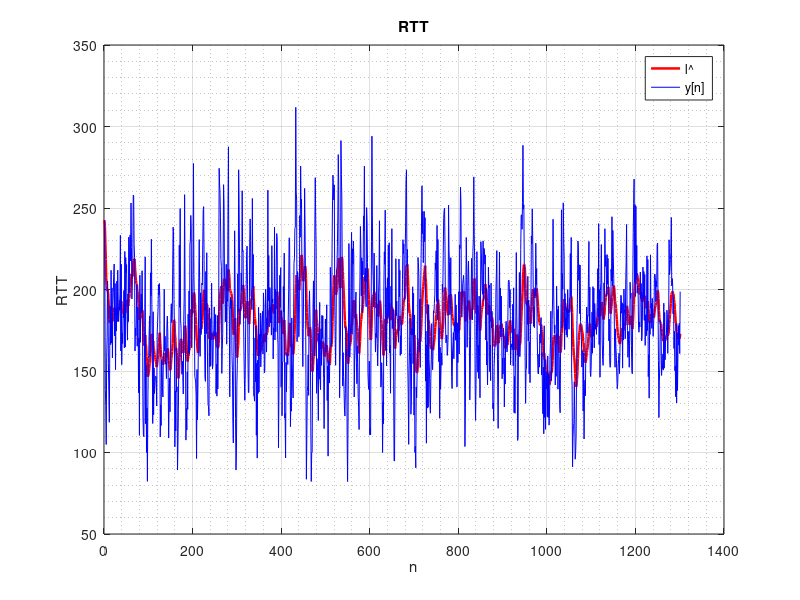
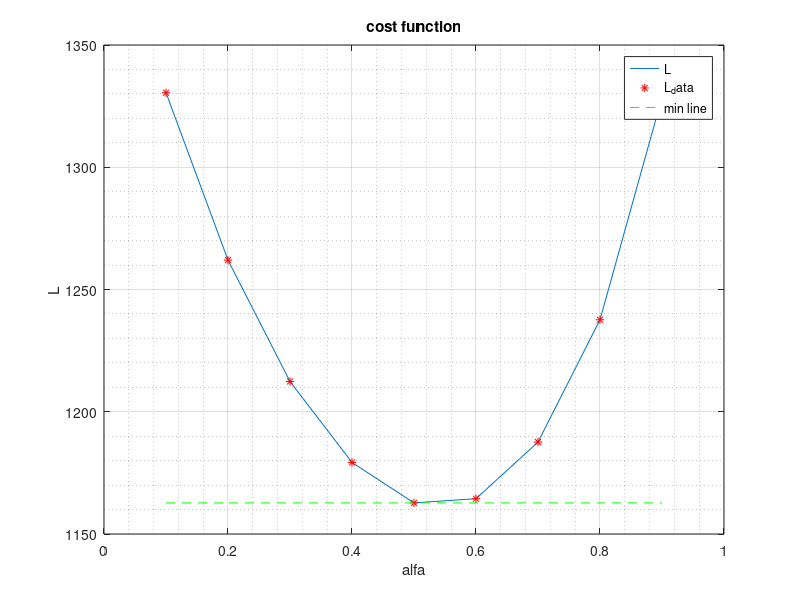

The MATLAB source for these figures, in order:
%%
clear
clc
close all
load('RTT.mat');
y=temp;
len = length(y);
l_new = ones( 1 , len );
l_new(1)=y(1);
alfa = 0.9;
for i = 2 : len
l_new(i) = alfa * l_new(i-1) + (1- alfa) * y(i);
end

figure;
plot(l_new,'r','LineWidth',1.8)
hold on;
plot(y,'b','LineWidth',0.5)
grid on;
grid on;grid minor;
title('RTT')
xlabel('n');ylabel('RTT');
legend('l^','y[n]');
%%
alfa= [0.1,0.2,0.3,0.4,0.5,...
    0.6,0.7,0.8,0.9];
for j=1:9
     for i=2:length(y)
        l_new(i) = alfa(j) * l_new(i-1) ...
            + ( 1 - alfa(j) ) * y(i);
     end
     mean = sum(l_new) / length(y);
     L(j)=sum((l_new - mean).^2) / length(y) ...
         + sum(( l_new - y).^2) / length(y);
end
figure;
plot(alfa,L)
hold on;
plot(alfa,L,'r*')
hold on;
plot(alfa,L(5)*ones(1,length(alfa)),'g--')
grid on;
grid on;grid minor;
title('cost function')
xlabel('alfa');ylabel('L');
legend('L','L_data','min line');
ylim([1150,1350])

%%
alfa= 0.5;
for i=2:length(y)
    l_new(i) = alfa * l_new(i-1) ...
            + ( 1 - alfa ) * y(i);
end
li1 = l_new(1 : length(l_new) -1);
li2 = l_new(2 : length(l_new) );
l_eq = li1 .* li2;

R = sum(l_eq) / length(l_new);
meany = sum(y)/length(y);
sigma = sum((y-meany).^2)/length(y);
var=(meany^2+sigma-R)*2*alfa/(1+alfa^2);
disp(var)




